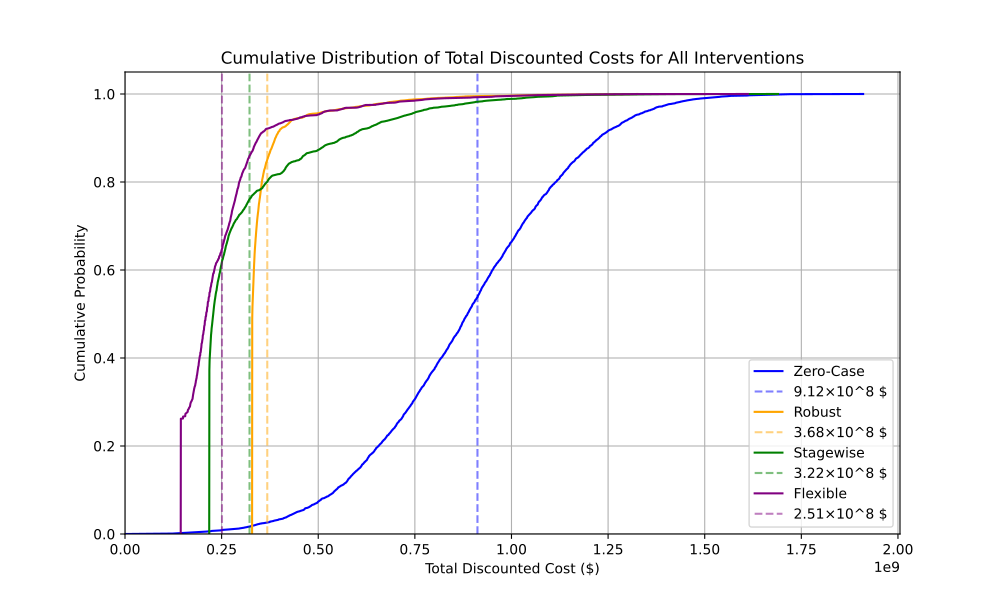

Recreate this plot in Python.
import numpy as np
import pandas as pd
import os
import matplotlib.pyplot as plt
from matplotlib.backends.backend_pdf import PdfPages
from matplotlib.ticker import FormatStrFormatter
from MONTECARLO import monte_carlo_total_cost  # Import the monte_carlo function from the other file
from uncertainties.pop import pop_df
from uncertainties.rainfall import rainfall_cdf_df
from All_Parameters import water_min_constraint, water_min, cost_catchment_area_increase, cost_waterpump_capacity_increase, operational_cost_waterpump_increase, Wpriv, Wrest, Cpriv, Crest, Env_Cost

# Set up parameters
years = np.arange(1, 51)
discount_rate = 0.03

# Initial conditions
waterpumpcapacity_zero = 13870  # Initial water pump capacity in ML/year
leakage_zero = 730  # Initial water leakage in ML/year, this increases by 10 ML/year
catchment_area_zero = 6300000  # Initial catchment area in m^2

# Intervention Cost parameters
cost_fixing_leakage = 1000000  # Cost of fixing water leakage in $

# Water pump capacity after interventions
waterpump_increase_robust = 17500  # Waterpump capacity after robust intervention in ML/year
waterpump_increase_stagewise1 = 15000  # Waterpump capacity after stagewise intervention (stage 1) in ML/year
waterpump_increase_stagewise2 = 17500  # Waterpump capacity after stagewise intervention (stage 2) in ML/year

# Catchment area after interventions
catchment_area_new_robust = 13000000  # New catchment area after robust intervention in m^2
catchment_increase_stagewise1 = 9700000  # Catchmentarea after stagewise intervention (stage 1) in m^2
catchment_increase_stagewise2 = 11500000  # Catchmentarea after stagewise intervention (stage 2) in m^2
catchment_increase_flexible = 9250000  # Catchmentarea after flexible intervention in m^2


# Define intervention-specific DataFrames 
# Define intervention-specific DataFrames for water pump capacity
Waterpump_capacity_nofixleakage = pd.DataFrame(waterpumpcapacity_zero, index=[1], columns=np.arange(1, 51))
Waterpump_capacity_nofixleakage.loc[:, 1:] = waterpump_increase_robust #increase to 17500 after year 1

Waterpump_capacity_nothing = pd.DataFrame(waterpumpcapacity_zero, index=[1], columns=np.arange(1, 51))

Waterpump_capacity_robust = pd.DataFrame(waterpumpcapacity_zero, index=[1], columns=np.arange(1, 51))
Waterpump_capacity_robust.loc[:, 1:] = waterpump_increase_robust #increase to 17500 after year 1

Waterpump_capacity_stagewise = pd.DataFrame(waterpumpcapacity_zero, index=[1], columns=np.arange(1, 51))
Waterpump_capacity_stagewise.loc[:, 25:] = waterpump_increase_stagewise1 #increase to 15000 after year 25
Waterpump_capacity_stagewise.loc[:, 33:] = waterpump_increase_stagewise2 #increase to 17500 after year 33

Waterpump_capacity_flexible = pd.DataFrame(waterpumpcapacity_zero, index=[1], columns=np.arange(1, 51))


# Define DataFrames for catchment area
catchment_area_nofixleakage = pd.DataFrame(catchment_area_zero, index=[1], columns=np.arange(1, 51))
catchment_area_nofixleakage.loc[:, 1:] = catchment_area_new_robust #increase to 13000000 after year 1

catchment_area_nothing = pd.DataFrame(catchment_area_zero, index=[1], columns=np.arange(1, 51))

catchment_area_robust = pd.DataFrame(catchment_area_zero, index=[1], columns=np.arange(1, 51))
catchment_area_robust.loc[:, 1:] = catchment_area_new_robust #increase to 13000000 after year 1

catchment_area_stagewise = pd.DataFrame(catchment_area_zero, index=[1], columns=np.arange(1, 51))
catchment_area_stagewise.loc[:, 1:] = catchment_increase_stagewise1 #increase to 9700000 after year 1
catchment_area_stagewise.loc[:, 20:] = catchment_increase_stagewise2 #increase to 11500000 after year 20

catchment_area_flexible = pd.DataFrame(catchment_area_zero, index=[1], columns=np.arange(1, 51))
catchment_area_flexible.loc[:, 1:] = catchment_increase_flexible #increase to 9250000 after year 1

# Define DataFrames for water leakage
i = 50  # Number of years
Waterleakage_nofixleakage = pd.DataFrame([[730 + (10 * x) for x in range(i)]], index=[1], columns=np.arange(1, i + 1))



Waterleakage_nothing = pd.DataFrame([[leakage_zero + (10 * x) for x in range(i)]], index=[1], columns=np.arange(1, i + 1))

Waterleakage_robust = Waterleakage_nothing.copy()
for year in range(1, i + 1):
    Waterleakage_robust.loc[1, year] = 10 * (year - 1)  # Set to 0 at fix_year and increase by 10 each year

Waterleakage_stagewise = Waterleakage_robust.copy() # Same as robust

Waterleakage_flexible = Waterleakage_robust.copy() # Same as robust


# Define DataFrames for intervention cost
Cost_nofixleakage = pd.DataFrame(0, index=[1], columns=np.arange(1, 51))
Cost_nofixleakage[1] = (
                       cost_waterpump_capacity_increase * (waterpump_increase_robust - waterpumpcapacity_zero) + 
                       cost_catchment_area_increase * (catchment_area_new_robust - catchment_area_zero)) # Cost of robust intervention with leakage, water pump capacity and catchment area increase in year 1
Cost_nofixleakage += operational_cost_waterpump_increase * Waterpump_capacity_robust  # Operational cost of water pump capacity


Cost_nothing = pd.DataFrame(0, index=[1], columns=np.arange(1, 51))
Cost_nothing += operational_cost_waterpump_increase * Waterpump_capacity_nothing # Operational cost of water pump capacity

Cost_robust = pd.DataFrame(0, index=[1], columns=np.arange(1, 51))
Cost_robust[1] = (cost_fixing_leakage + 
                       cost_waterpump_capacity_increase * (waterpump_increase_robust - waterpumpcapacity_zero) + 
                       cost_catchment_area_increase * (catchment_area_new_robust - catchment_area_zero)) # Cost of robust intervention with leakage, water pump capacity and catchment area increase in year 1
Cost_robust += operational_cost_waterpump_increase * Waterpump_capacity_robust  # Operational cost of water pump capacity

Cost_stagewise = pd.DataFrame(0, index=[1], columns=np.arange(1, 51))
Cost_stagewise[1] = cost_fixing_leakage + cost_catchment_area_increase * (catchment_increase_stagewise1 - catchment_area_zero)  # Cost of stagewise intervention with leakage and catchment area increase in year 1
Cost_stagewise[20] = cost_catchment_area_increase * (catchment_increase_stagewise2 - catchment_increase_stagewise1) # Cost of stagewise intervention with catchment area increase in year 20
Cost_stagewise[25] = cost_waterpump_capacity_increase * (waterpump_increase_stagewise1 - waterpumpcapacity_zero) # Cost of stagewise intervention with water pump capacity increase in year 25
Cost_stagewise[33] = cost_waterpump_capacity_increase * (waterpump_increase_stagewise2 - waterpump_increase_stagewise1) # Cost of stagewise intervention with water pump capacity increase in year 33
Cost_stagewise += operational_cost_waterpump_increase * Waterpump_capacity_stagewise # Operational cost of water pump capacity

Cost_flexible = pd.DataFrame(0, index=[1], columns=np.arange(1, 51))
Cost_flexible[1] = cost_fixing_leakage + cost_catchment_area_increase * (catchment_increase_flexible - catchment_area_zero) # Cost of flexible intervention with leakage and catchment area increase in year 1



# Function to calculate discounted total costs
def calculate_cumulative_distribution(costs_df, discount_rate):
    discounted_costs = costs_df.apply(lambda x: sum(x[f'Year_{y}'] / (1 + discount_rate) ** y for y in range(1, len(x) + 1)), axis=1)
    sorted_costs = np.sort(discounted_costs)
    cumulative_probs = np.linspace(0, 1, len(sorted_costs))
    return sorted_costs, cumulative_probs



# Run Monte Carlo simulations for each intervention
totalcost0, intervention_costs0, env_costs0, unmet_demand_costs0, _, _, _, avg_water_currently0, avg_leakage_nofixleakage, average_total_costs0, average_unmetdemandcost0, average_envcost0, average_interventioncost0  = monte_carlo_total_cost(
    5000, 50, pop_df, rainfall_cdf_df, Waterpump_capacity_nofixleakage, Waterleakage_nofixleakage, Cost_nofixleakage, catchment_area_nofixleakage, cost_catchment_area_increase, cost_waterpump_capacity_increase, operational_cost_waterpump_increase, Wpriv, Wrest, Cpriv, Crest, water_min, water_min_constraint, Env_Cost, flexible=False) # Run Monte Carlo simulation for the zero-case scenario

total_costs1, nothing_costs1, env_costs1, unmet_demand_costs1, avg_rainfall1, avg_population1, avg_total_demand1, avg_water_currently1, avg_leakage_nothing, average_total_costs1, average_unmetdemandcost1, average_envcost1, average_interventioncost1 = monte_carlo_total_cost(
    5000, 50, pop_df, rainfall_cdf_df, Waterpump_capacity_nothing, Waterleakage_nothing, Cost_nothing, catchment_area_nothing, cost_catchment_area_increase, cost_waterpump_capacity_increase, operational_cost_waterpump_increase, Wpriv, Wrest, Cpriv, Crest, water_min, water_min_constraint, Env_Cost, flexible=False
) # Run Monte Carlo simulation for the zero-case scenario
total_costs2, intervention_costs2, env_costs2, unmet_demand_costs2, _, _, _, avg_water_currently2, avg_leakage_robust , average_total_costs2, average_unmetdemandcost2, average_envcost2, average_interventioncost2 = monte_carlo_total_cost(
    5000, 50, pop_df, rainfall_cdf_df, Waterpump_capacity_robust, Waterleakage_robust, Cost_robust, catchment_area_robust, cost_catchment_area_increase, cost_waterpump_capacity_increase, operational_cost_waterpump_increase, Wpriv, Wrest, Cpriv, Crest, water_min, water_min_constraint, Env_Cost, flexible=False
) # Run Monte Carlo simulation for the robust intervention
total_costs3, intervention_costs3, env_costs3, unmet_demand_costs3, _, _, _, avg_water_currently3, avg_leakage_stagewise, average_total_costs3, average_unmetdemandcost3, average_envcost3, average_interventioncost3 = monte_carlo_total_cost(
    5000, 50, pop_df, rainfall_cdf_df, Waterpump_capacity_stagewise, Waterleakage_stagewise, Cost_stagewise, catchment_area_stagewise, cost_catchment_area_increase, cost_waterpump_capacity_increase, operational_cost_waterpump_increase, Wpriv, Wrest, Cpriv, Crest, water_min, water_min_constraint, Env_Cost, flexible=False
) # Run Monte Carlo simulation for the stagewise intervention
total_costs4, intervention_costs4, env_costs4, unmet_demand_costs4, _, _, _, avg_water_currently4, avg_leakage_flexible, average_total_costs4, average_unmetdemandcost4, average_envcost4, average_interventioncost4 = monte_carlo_total_cost(
    5000, 50, pop_df, rainfall_cdf_df, Waterpump_capacity_flexible, Waterleakage_flexible, Cost_flexible, catchment_area_flexible, cost_catchment_area_increase, cost_waterpump_capacity_increase, operational_cost_waterpump_increase, Wpriv, Wrest, Cpriv, Crest, water_min, water_min_constraint, Env_Cost, flexible=True
)
# Generate plots and save to PDF
# Hole den Namen der aktuellen Datei (ohne den Pfad) und ändere die Endung auf '.pdf'
pdf_filename = os.path.splitext(os.path.basename(__file__))[0] + '.pdf'

# Generiere das PDF mit dem erstellten Dateinamen
# Generate plots and save to PDF

with PdfPages(pdf_filename) as pdf:
    # Define colors for each intervention
    colors = ['blue', 'orange', 'green', 'purple']  # Customize these colors as needed

    def format_average(value):
        # Format to scientific notation with superscript for exponent
        formatted_value = f"{value:.2e}".replace("e+0", "e").replace("e", "×10^")  # Convert exponent to superscript-friendly format
        base, exponent = formatted_value.split("×10^")
        return f"{base}×10^{exponent} $"

    # Total Cost cumulative plot
    plt.figure(figsize=(10, 6))
    for i, (cost_df, avg_cost, label, color) in enumerate(zip(
            [total_costs1, total_costs2, total_costs3, total_costs4],
            [average_total_costs1, average_total_costs2, average_total_costs3, average_total_costs4],
            ['Zero-Case', 'Robust', 'Stagewise', 'Flexible'],
            colors)):
        sorted_costs, cumulative_probs = calculate_cumulative_distribution(cost_df, discount_rate)
        plt.plot(sorted_costs, cumulative_probs, label=label, color=color)
        plt.axvline(avg_cost, color=color, linestyle='--', alpha=0.5, label=f"{format_average(round(avg_cost, 2))}")
    
    plt.xlabel('Total Discounted Cost ($)')
    plt.ylabel('Cumulative Probability')
    plt.title('Cumulative Distribution of Total Discounted Costs for All Interventions')

    # Custom legend with smaller font size for average costs
    legend = plt.legend(fontsize='medium')  # Set general font size
    for text in legend.get_texts():
        if " × 10^" in text.get_text():
            text.set_fontsize('small')  # Set smaller font size for averages

    plt.grid(True)
    plt.xlim(left=0)
    plt.ylim(bottom=0)
    plt.savefig("CD_Totalcost.png", format="png", dpi=300)
    pdf.savefig()
    plt.close()

    # Repeat this approach for each plot with cumulative distribution and average lines

    # Leakage impact plot
    plt.figure(figsize=(10, 6))
    for i, (cost_df, avg_cost, label, color) in enumerate(zip(
            [totalcost0, total_costs2], 
            [average_total_costs0, average_total_costs2], 
            ['unfixed leakage', 'robust'],
            colors[:2])):  
        sorted_costs, cumulative_probs = calculate_cumulative_distribution(cost_df, discount_rate)
        plt.plot(sorted_costs, cumulative_probs, label=label, color=color)
        plt.axvline(avg_cost, color=color, linestyle='--', alpha=0.5, label=f"{format_average(round(avg_cost, 2))}")
    
    plt.xlabel('Total Discounted Cost')
    plt.ylabel('Cumulative Probability')
    plt.title('Leakage Impact')
    
    legend = plt.legend(fontsize='medium')
    for text in legend.get_texts():
        if " × 10^" in text.get_text():
            text.set_fontsize('small')
    
    plt.grid(True)
    plt.xlim(left=0)
    plt.ylim(bottom=0)
    plt.savefig("CD_nofixleakage.png", format="png", dpi=300)
    pdf.savefig()
    plt.close()

    # Intervention Cost cumulative plot with custom averages
    plt.figure(figsize=(10, 6))
    for i, (cost_df, label, color) in enumerate(zip(
            [nothing_costs1, intervention_costs2, intervention_costs3, intervention_costs4],
            ['Zero-Case', 'Robust', 'Stagewise', 'Flexible'],
            colors)):
        sorted_costs, cumulative_probs = calculate_cumulative_distribution(cost_df, discount_rate)
        plt.plot(sorted_costs, cumulative_probs,  label=label, color=color)

    
    plt.xlabel('Intervention Discounted Cost ($)')
    plt.ylabel('Cumulative Probability')
    plt.title('Cumulative Distribution of Intervention Costs for all Interventions')

    legend = plt.legend(fontsize='medium')
    for text in legend.get_texts():
        if " × 10^" in text.get_text():
            text.set_fontsize('small')

    plt.grid(True)
    plt.xlim(left=0)
    plt.ylim(bottom=0)
    plt.savefig("CD_Interventioncost.png", format="png", dpi=300)
    pdf.savefig()
    plt.close()

    # Environmental Cost cumulative plot with custom averages
    plt.figure(figsize=(10, 6))
    for i, (cost_df, avg_cost, label, color) in enumerate(zip(
            [env_costs1, env_costs2, env_costs3, env_costs4],
            [average_envcost1, average_envcost2, average_envcost3, average_envcost4],
            ['Zero-Case', 'Robust', 'Stagewise', 'Flexible'],
            colors)):
        sorted_costs, cumulative_probs = calculate_cumulative_distribution(cost_df, discount_rate)
        plt.plot(sorted_costs, cumulative_probs, label=label, color=color)
        plt.axvline(avg_cost, color=color, linestyle='--', alpha=0.5, label=f"{format_average(round(avg_cost, 2))}")
    
    plt.xlabel('Environmental Discounted Cost ($)')
    plt.ylabel('Cumulative Probability')
    plt.title('Cumulative Distribution of Environmental Costs for All Interventions')
    
    legend = plt.legend(fontsize='medium')
    for text in legend.get_texts():
        if " × 10^" in text.get_text():
            text.set_fontsize('small')
    
    plt.grid(True)
    plt.xlim(left=0)
    plt.ylim(bottom=0)
    plt.savefig("CD_Envcost.png", format="png", dpi=300)
    pdf.savefig()
    plt.close()

    # Unmet Demand Cost cumulative plot with custom averages
    plt.figure(figsize=(10, 6))
    for i, (cost_df, avg_cost, label, color) in enumerate(zip(
            [unmet_demand_costs1, unmet_demand_costs2, unmet_demand_costs3, unmet_demand_costs4],
            [average_unmetdemandcost1, average_unmetdemandcost2, average_unmetdemandcost3, average_unmetdemandcost4],
            ['Zero-Case', 'Robust', 'Stagewise', 'Flexible'],
            colors)):
        sorted_costs, cumulative_probs = calculate_cumulative_distribution(cost_df, discount_rate)
        plt.plot(sorted_costs, cumulative_probs, label=label, color=color)
        plt.axvline(avg_cost, color=color, linestyle='--', alpha=0.5, label=f"{format_average(round(avg_cost, 2))}")
    
    plt.xlabel('Unmet Demand Discounted Cost ($)')
    plt.ylabel('Cumulative Probability')
    plt.title('Cumulative Distribution of Unmet Demand Costs for All Interventions')
    
    legend = plt.legend(fontsize='medium')
    for text in legend.get_texts():
        if " × 10^" in text.get_text():
            text.set_fontsize('small')
    
    plt.grid(True)
    plt.xlim(left=0)
    plt.ylim(bottom=0)
    plt.savefig("CD_Unmetdemandcost.png", format="png", dpi=300)
    pdf.savefig()
    plt.close()

    plt.figure(figsize=(10, 6))
    plt.plot(years, avg_total_demand1, label='Average Total Demand', color='green')
    plt.xlabel('Year')
    plt.ylabel('Total Demand (ML)')
    plt.title('Average Total Demand over 50 Years')
    plt.legend()
    plt.grid(True)
    plt.savefig("avg_total_demand.png", format="png", dpi=300)
    pdf.savefig()
    plt.close()

    # Average Water Currently in Reservoir over Years for all Interventions
    plt.figure(figsize=(10, 6))
    plt.plot(years, avg_water_currently1, label='Zero-Case', color='blue')
    plt.plot(years, avg_water_currently2, label='Robust', color='orange')
    plt.plot(years, avg_water_currently3, label='Stagewise', color='green')
    plt.plot(years, avg_water_currently4, label='Flexible', color='purple')
    plt.xlabel('Year')
    plt.ylabel('Water Currently in Reservoir (ML)')
    plt.title('Average Water Currently in Reservoir over Years for All Interventions')
    plt.legend()
    plt.grid(True)
    plt.xlim(left=0)
    plt.ylim(bottom=0)
    plt.savefig("avg_water_currently.png", format="png", dpi=300)
    pdf.savefig()
    plt.close()




print(average_total_costs0, average_total_costs1, average_total_costs2, average_total_costs3, average_total_costs4)  # Print average total costs for each intervention
